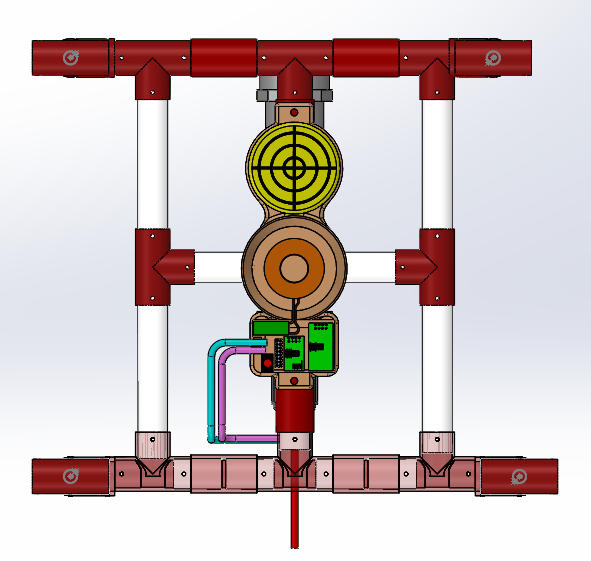
#> input picture groundstation/GUI/GUI/Resources/OBS.png, 591 x 561 px, given in place of the camera
$ python detect_shapes.py   (older library calls are emulated)
#> lines starting #> are read from the running program, lines starting #| are printed output that depends on the picture; after the words box and inside, x2 and y2 are one past the last pixel; in counts of white or black regions, pixels touching at a corner belong together
### groundstation/ROV/OpenCV/shape_and_color_detection/modules/shape_detector.py
import cv2

class ShapeDetector:
	def __init__(self):
		pass

	def detect(self, c):
		shape = "unidentified"
		peri = cv2.arcLength(c, True)
		approx = cv2.approxPolyDP(c, 0.04 * peri, True)

		if len(approx) == 3:
			shape = "triangle"
			return shape
		elif len(approx) == 4:
			(x, y, w, h) = cv2.boundingRect(approx)
			ar = w / float(h)
			shape = "square" if ar >= 0.95 and ar <= 1.05 else "rectangle"
			return shape
		elif len(approx) == 5:
			shape = "pentagon"
			return shape
		else:
			shape = "circle"
        	return shape

### groundstation/ROV/OpenCV/shape_and_color_detection/detect_shapes.py
from modules.shape_detector import ShapeDetector
import imutils
import cv2

#image = cv2.imread("modules/shapes_and_colors.jpg")
cam = cv2.VideoCapture(0)
t, image = cam.read()
#> image is the input picture: shape (561, 591, 3); mean B, G, R 196.4, 197.7, 210.4

resized = cv2.resize(image, None, fx=0.5, fy=0.5, interpolation = cv2.INTER_CUBIC)
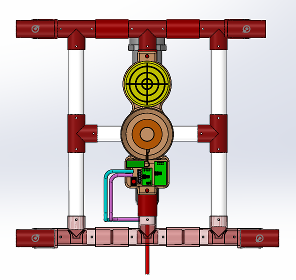
#> resized: shape (280, 296, 3); mean B, G, R 196.3, 197.6, 210.3
ratio = image.shape[0] / float(resized.shape[0])
#> ratio = 2

gray = cv2.cvtColor(resized, cv2.COLOR_BGR2GRAY)
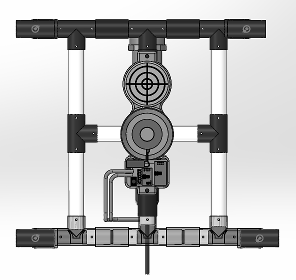
#> gray: shape (280, 296); min 0, max 255, mean 201.2
blurred = cv2.GaussianBlur(gray, (5, 5), 0)
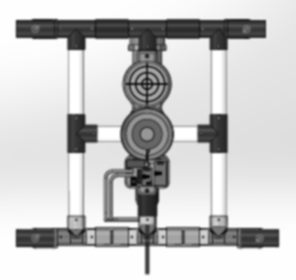
#> blurred: shape (280, 296); min 3, max 255, mean 201.2
thresh = cv2.threshold(blurred, 127, 255, cv2.THRESH_BINARY)[1]
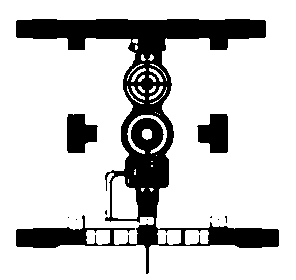
#> thresh: shape (280, 296); 79.8% white; 10 black regions (7 under 20 px)

contours = cv2.findContours(thresh.copy(), cv2.RETR_EXTERNAL, cv2.CHAIN_APPROX_SIMPLE)
#> contours = 1 contour; box (x1, y1, x2, y2) and area: (0, 0, 296, 280) 82305
contours = contours[0] if imutils.is_cv2() else contours[1]
#> contours = [[[0, 0], [0, 279], [295, 279], [295, 0]]]

sd = ShapeDetector()

for c in contours:
    M = cv2.moments(c)
    try:
        cX = int((M['m10'] / M['m00'])* ratio)
        cY = int((M['m01'] / M['m00'])* ratio)
    except (ZeroDivisionError):
        cX = 0
        cY = 0
    shape = sd.detect(c)
    c = c.astype("float")
    c *= ratio
    c = c.astype("int")
    cv2.drawContours(image, [c], -1, (0, 255, 0), 2)
    cv2.putText(image, shape, (cX, cY), cv2.FONT_HERSHEY_SIMPLEX, 0.5, (255, 255, 255), 2)
    cv2.imshow("Image", image)
    cv2.imshow("Thresh", thresh)
    cv2.imwrite("modules/shot.jpg", image)
    cv2.waitKey()
#> this loop made 1 pass
#> (c, cX, cY, shape, peri in detect, approx in detect, x in detect, y in detect) on pass 1: ([[0, 0], [0, 558], [591, 558], [591, 0]], 295, 279, 'rectangle', 1148, [[0, 0], [0, 279], [295, 279], [295, 0]], 0, 0)
#> pass 1, `cv2.imshow("Image", image)`:
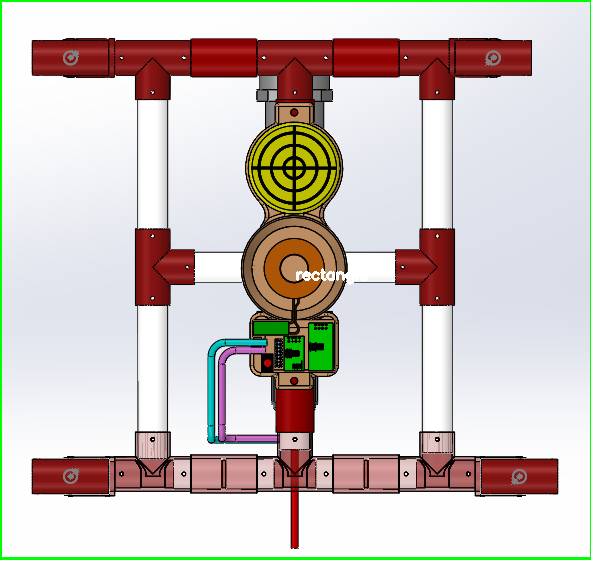
#> window 'Image': shape (561, 591, 3); mean B, G, R 193.1, 197.9, 207
cam.release()
cv2.destroyAllWindows()
